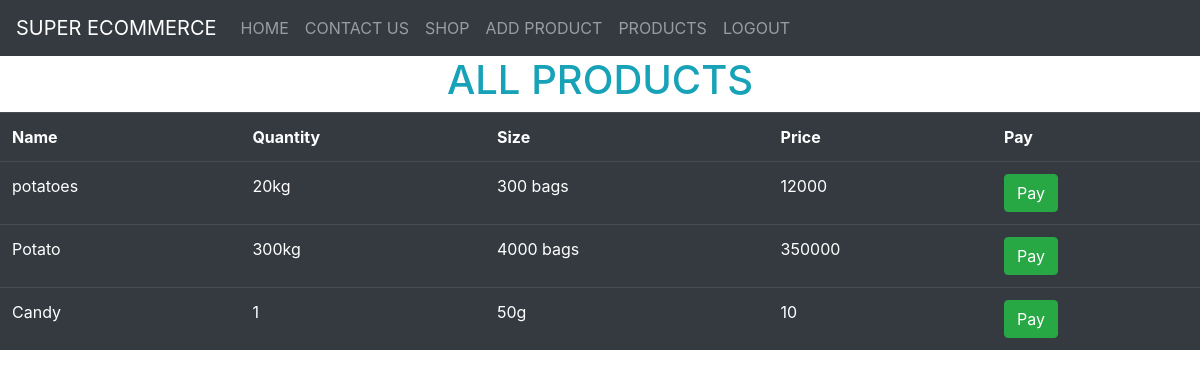
/shop/ (signed in), run on the app's committed database.
### SuperEcommerceDjangoProject/models.py (models this page shows)
class Product(models.Model):
    name = models.CharField(max_length=50, blank=False, null=False)
    qtty = models.CharField(max_length=20, blank=False, null=False)
    size = models.CharField(max_length=10, blank=False, null=False)
    price = models.CharField(max_length=35, blank=False, null=False)

### SuperEcommerceDjangoProject/views.py (the view)
# urls.py: path('shop/', user_views.shop, name='shop'),
def shop(request):
    products = Product.objects.all()
    context = {"products": products}
    return render(request, 'shop.html', context)

### templates/shop.html (shortened to what this page needs)
{% extends 'master.html' %}
{% load static %}
{% block content %}
    <div>
        <h1 class="text-info text-center">ALL PRODUCTS</h1>
        <table class="table table-dark table-hover">
            <tr>
                <th>Name</th>
                <th>Quantity</th>
                <th>Size</th>
                <th>Price</th>
                <th>Pay</th>
            </tr>
            {% for product in products %}
                <tr>
                    <td>{{ product.name }}</td>
                    <td>{{ product.qtty }}</td>
                    <td>{{ product.size }}</td>
                    <td>{{ product.price }}</td>
                    <td><a class="btn btn-success" href="/pay/{{ product.id }}">Pay</a></td>
                </tr>
            {% endfor %}
        </table>
    </div>
{% endblock %}

### data on the page
Product: name "potatoes", qtty "20kg", size "300 bags", price "12000"
Product: name "Potato", qtty "300kg", size "4000 bags", price "350000"
Product: name "Candy", qtty "1", size "50g", price "10"
